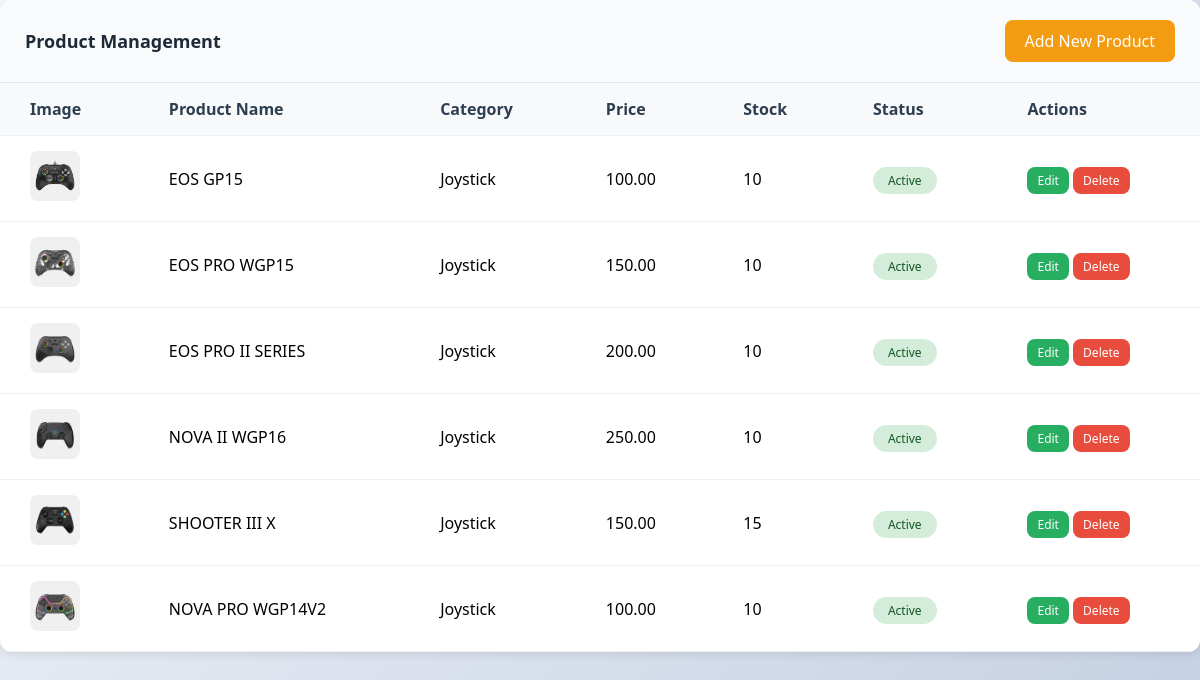
The page /Admin/products.php on the database its author committed.
### tables this page shows
CREATE TABLE `products` (
  `id` int(11) NOT NULL,
  `category_id` int(11) NOT NULL,
  `name` varchar(100) NOT NULL,
  `description` text DEFAULT NULL,
  `price` decimal(10,2) NOT NULL,
  `stock_quantity` int(11) NOT NULL,
  `status` tinyint(1) NOT NULL DEFAULT 0,
  `created_at` timestamp NOT NULL DEFAULT current_timestamp(),
  `updated_at` timestamp NULL DEFAULT NULL
);

CREATE TABLE `category_details` (
  `id` int(11) NOT NULL,
  `category_id` int(11) NOT NULL,
  `detail_name` varchar(50) NOT NULL,
  `detail_value` varchar(100) NOT NULL,
  `created_at` timestamp NOT NULL DEFAULT current_timestamp(),
  `updated_at` timestamp NULL DEFAULT NULL
);

CREATE TABLE `categories` (
  `id` int(11) NOT NULL,
  `name` varchar(50) NOT NULL,
  `description` text DEFAULT NULL,
  `status` tinyint(1) NOT NULL DEFAULT 0,
  `created_at` timestamp NOT NULL DEFAULT current_timestamp(),
  `updated_at` timestamp NULL DEFAULT NULL
);

### Admin/products.php (the view, shortened to what this page needs)
<?php
include "../config/connection.php";
$sql = "SELECT p.id AS `id`,
               p.name AS `pname`,
               c.name AS `cname`,
               p.price AS `Price`,
               cd.detail_value AS `image`,
               p.stock_quantity AS `stock`
        FROM products p
        JOIN categories c ON c.id = p.category_id
        LEFT JOIN category_details cd
               ON c.id = cd.category_id
               AND cd.detail_name = 'Black'";
$res = mysqli_query($conn, $sql);
include "header.php" ?>
<div class="table-container">
    <div class="table-header">
        <div class="table-title">Product Management</div>
        <a href="./add-product.php" class="btn btn-primary">Add New Product</a>
    </div>
    <table>
        <thead>
            <tr>
                <th>Image</th>
                <th>Product Name</th>
                <th>Category</th>
                <th>Price</th>
                <th>Stock</th>
                <th>Status</th>
                <th>Actions</th>
            </tr>
        </thead>
        <tbody>
            <?php $i = 1;
            while ($row = mysqli_fetch_assoc($res)) { ?>
                <tr>
                    <td>
                        <img src="../public/uploads/<?php echo $row['image']; ?>" alt="<?php echo $row['pname']; ?>"
                            style="width:50px; height:50px; background:#f0f0f0; border-radius:8px;">
                    </td>
                    <td><?php echo $row['pname']; ?></td>
                    <td><?php echo $row['cname']; ?></td>
                    <td><?php echo $row['Price']; ?></td>
                    <td><?php echo $row['stock']; ?></td>
                    <td><span class="status status-active">Active</span></td>
                    <td>
                        <a href="./edit-product.php?product_id=<?php echo $row['id'] ?>" title=""
                            class="btn btn-success">Edit</a>
                        <a href="./delete-product.php?product_id=<?php echo $row['id'] ?>" title=""
                            class="btn btn-danger">Delete</a>
                    </td>
                </tr>
                <?php $i++;
            } ?>
        </tbody>
    </table>
</div>

### Admin/assets/style.css (style rules this page uses)
* { margin: 0; padding: 0; box-sizing: border-box; }
body { font-family: "Segoe UI", Tahoma, Geneva, Verdana, sans-serif; background: linear-gradient(135deg, #f5f7fa 0%, #c3cfe2 100%); min-height: 100vh; }
a { text-decoration: none; }
.table-container { background: white; border-radius: 15px; overflow: hidden; box-shadow: 0 5px 20px rgba(0, 0, 0, 0.1); margin-bottom: 20px; }
.table-header { padding: 20px 30px; background: linear-gradient(45deg, #2c3e50, #34495e); color: white; display: flex; justify-content: space-between; align-items: center; }
.table-title { font-size: 20px; font-weight: 600; }
.btn { padding: 10px 20px; border: none; border-radius: 8px; cursor: pointer; font-weight: 500; transition: all 0.3s ease; }
.btn-primary { background: #f39c12; color: white; }
.btn-danger { background: #e74c3c; color: white; padding: 5px 10px; font-size: 12px; }
.btn-success { background: #27ae60; color: white; padding: 5px 10px; font-size: 12px; }
table { width: 100%; border-collapse: collapse; }
th, td { padding: 15px 30px; text-align: left; border-bottom: 1px solid #ecf0f1; }
th { background: #f8f9fa; font-weight: 600; color: #2c3e50; }
.status { padding: 5px 15px; border-radius: 20px; font-size: 12px; font-weight: 500; }
.status-active { background: #d4edda; color: #155724; }
.table-container { background: white; border-radius: 12px; overflow: hidden; box-shadow: 0 2px 10px rgba(0,0,0,0.1); }
.table-header { background: #f8fafc; padding: 20px 25px; border-bottom: 1px solid #e5e7eb; }
.table-title { font-size: 18px; font-weight: 600; color: #1f2937; }

### rows shown on the page
products: category_details.detail_value (picture), name "EOS GP15", category.name "Joystick", price "100.00", stock_quantity "10"
products: category_details.detail_value (picture), name "EOS PRO WGP15", category.name "Joystick", price "150.00", stock_quantity "10"
products: category_details.detail_value (picture), name "EOS PRO II SERIES", category.name "Joystick", price "200.00", stock_quantity "10"
products: category_details.detail_value (picture), name "NOVA II WGP16", category.name "Joystick", price "250.00", stock_quantity "10"
products: category_details.detail_value (picture), name "SHOOTER III X", category.name "Joystick", price "150.00", stock_quantity "15"
products: category_details.detail_value (picture), name "NOVA PRO WGP14V2", category.name "Joystick", price "100.00", stock_quantity "10"
